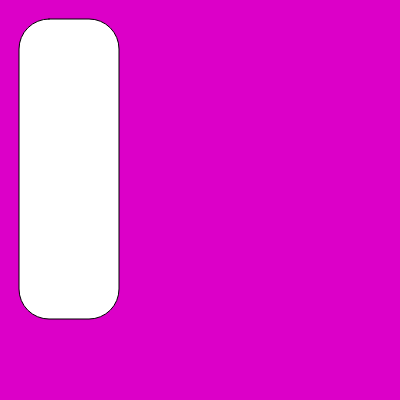
Frame 1 (no input)
Frame 60 (no input): identical to frame 1, image omitted
Frame 120 (the mouse pressed at the canvas centre since frame 60): identical to frame 1, image omitted

The p5.js sketch that drew this single still picture (run headless with seeded random() and noise() and a simulated clock; from frame 60 on, the mouse is pressed at the canvas centre):

// p5.js sketch
// ── sketch.js
function setup() {
    createCanvas(400, 400);
  }
  
  function draw() {
    background(220, 0, 200);
    rect(19,19,100,300, 30);
  }
